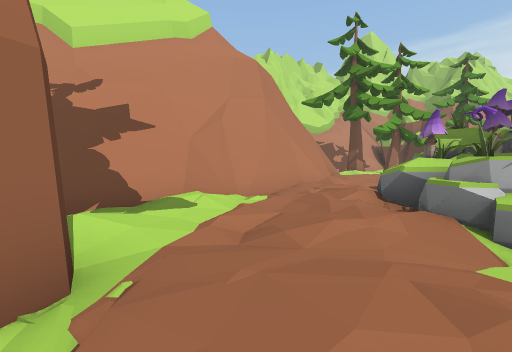
View 1 (above)

24 first-person views from a walk through a Unity game level. The camera is 1.4 m above the floor, tilts 4° down and sees 90° across. The floor is counted in squares, 2 m on a side. Each view is taken from the middle of a square. On the plan, view 1 faces up. The plan holds only what a view shows up to about 9 squares ahead; the rest is blank. The place goes on beyond the plan.

View 2
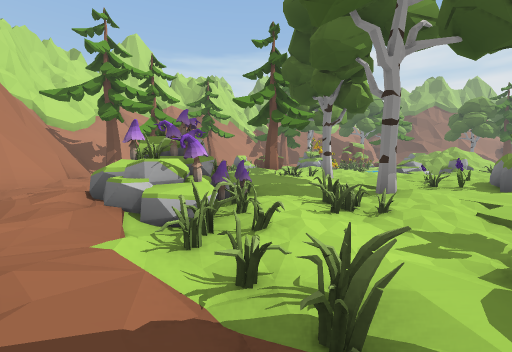

View 3
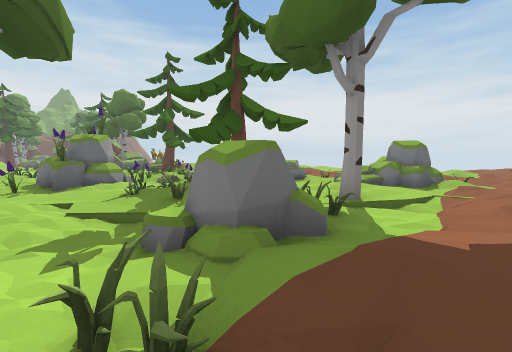

View 4
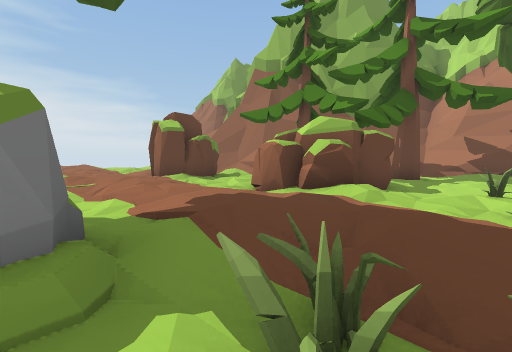

View 5
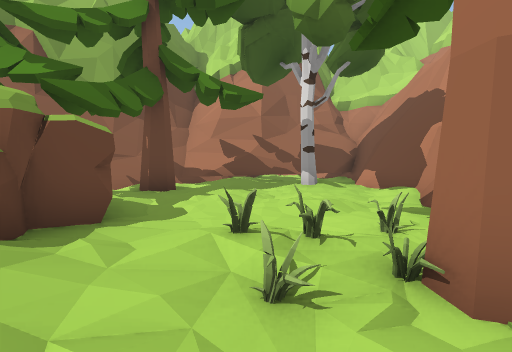

View 6
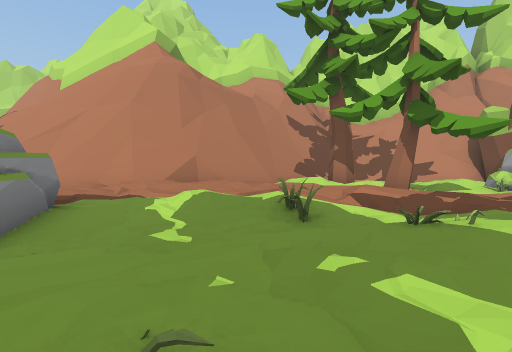

View 7
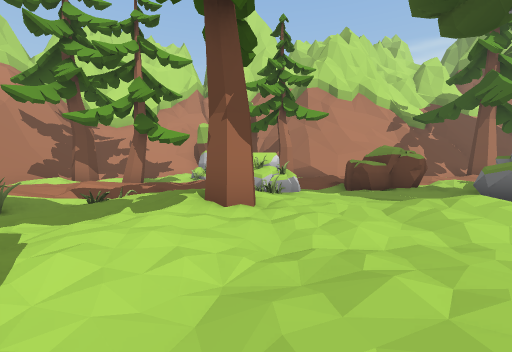

View 8
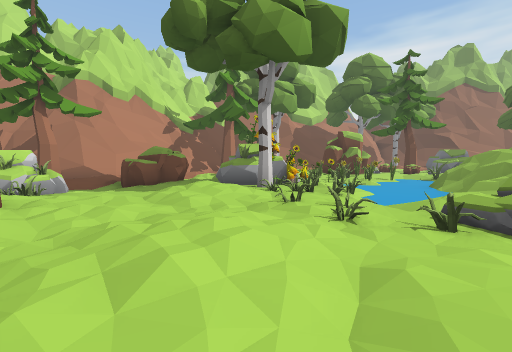

View 9
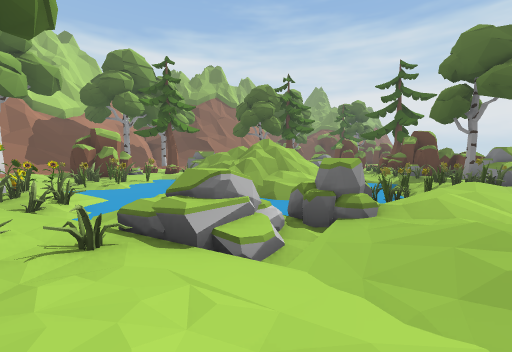

View 10
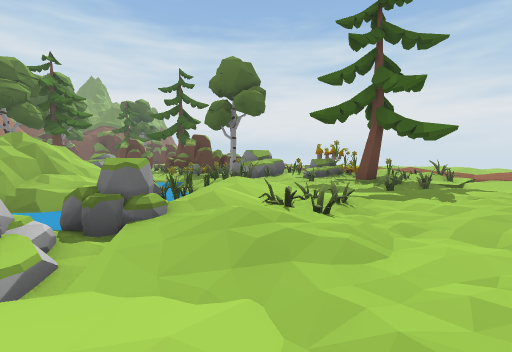

View 11
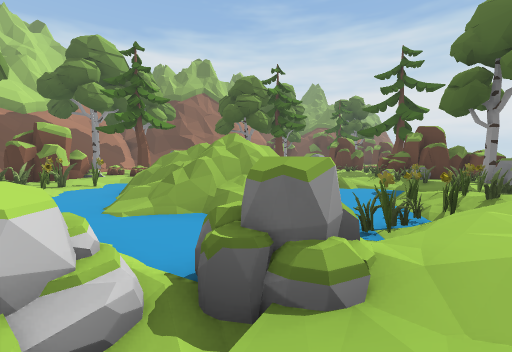

View 12
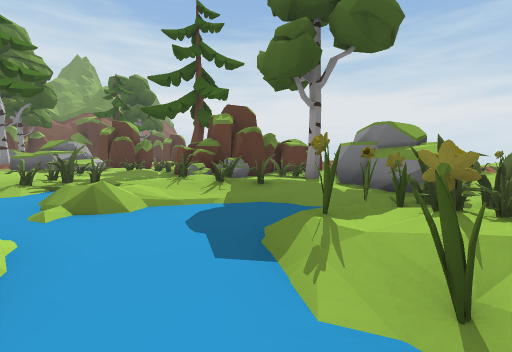

View 13
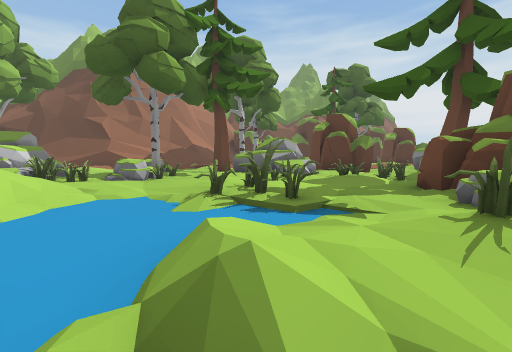

View 14
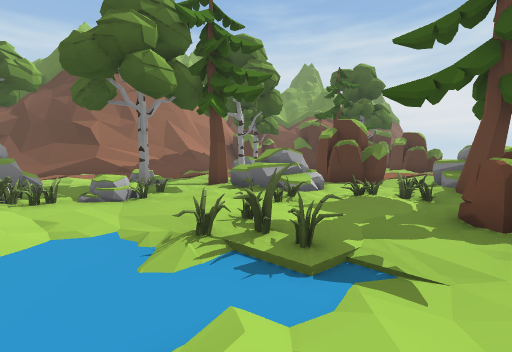

View 15
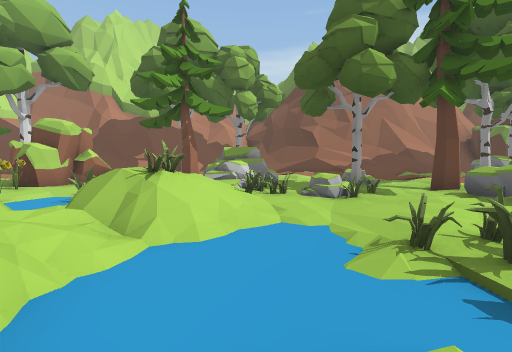

View 16
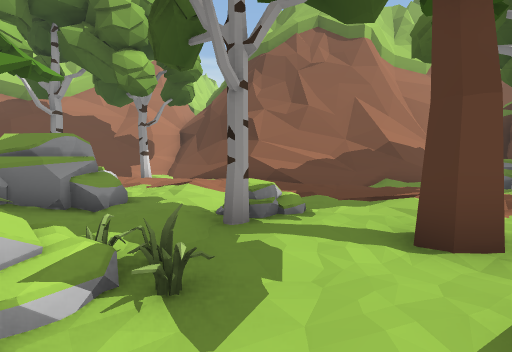

View 17
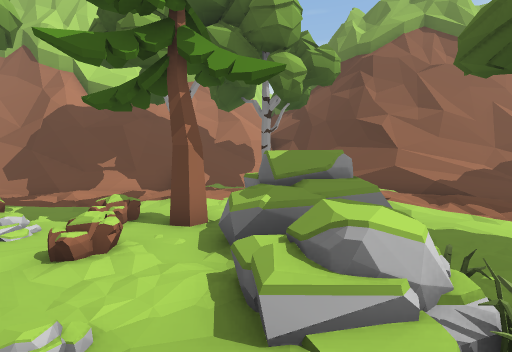

View 18
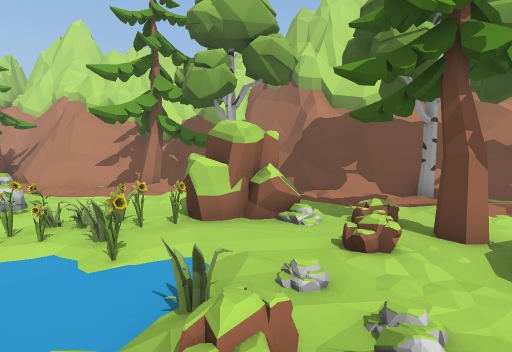

View 19
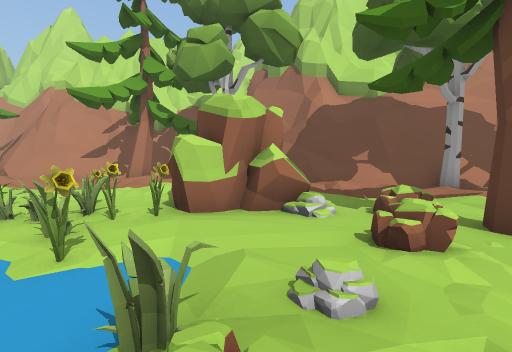

View 20
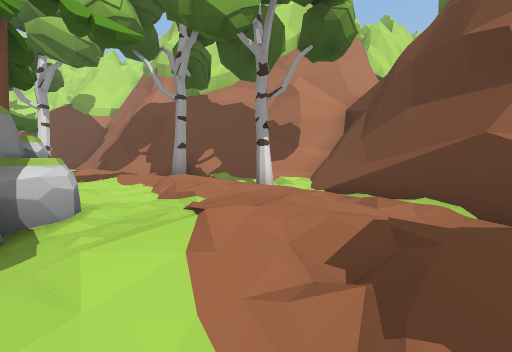

View 21
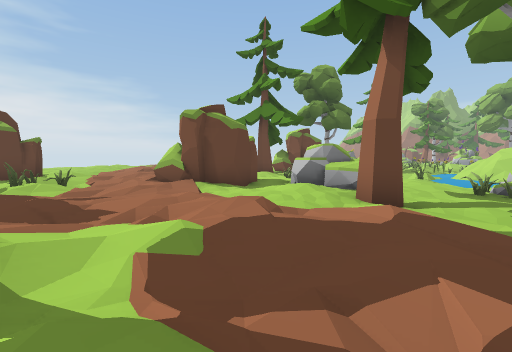

View 22
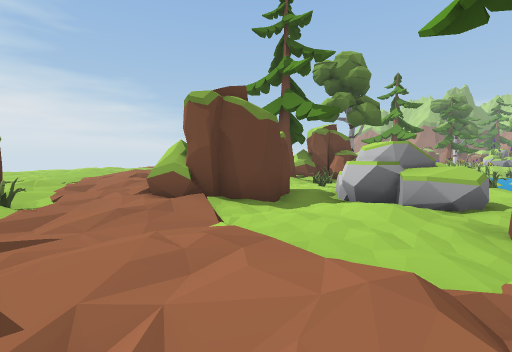

View 23
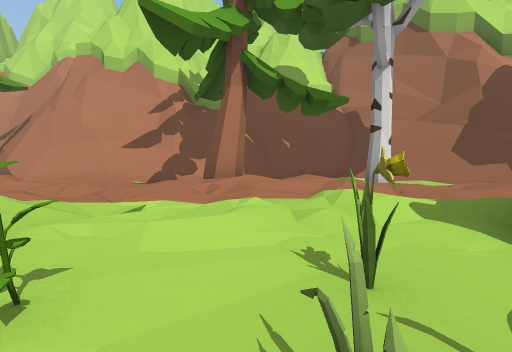

View 24
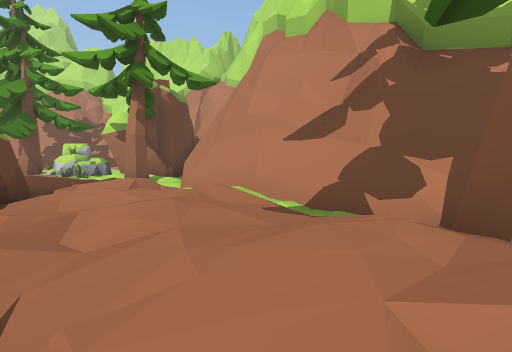

### Floor plan
Key: @ floor where view 1 was taken; # wall or solid block; x gap in a wall; . main floor; : floor 0.25 m higher than the main floor; - floor 0.25 m lower than the main floor; + floor 0.5 m higher than the main floor; _ floor 0.5 m lower than the main floor; * floor 2.25 m higher than the main floor; % floor 2.5 m higher than the main floor; / step, stairs or slope; = window, fence, low wall or low ledge; ^ raised ledge; R rock; M mushroom; T tree; O other object.
Columns run from 9 left of view 1 to 37 right of it. Each row starts with its distance up from view 1.
 16                  /#   ########## /##^
 15                 -:-#/T-/=###=T-.-./#^
 14                 -.RR-  ./.:..T/..T-==^
 13             ##T-T//R./......./......=/^#
 12             #./   .  :/##..----..-.::/=#######
 11             #.. /...R-_##.:._--/./  //..T/####
 10            ##.../// RR--.RRR-----# --/.:..T-=^
  9            #:...-_. :..- RR ---#-##R---.//--=^
  8           ##.-..-.:+T:.  TOOO#--#---=T--/..-=#
  7          ##/--.--.::.::+....__#_#_--^T_-_-.-##
  6         ##...---...:...:.//-______----RRR-../#
  5        ##..:RRR/.:..::::.______=_#//.RRRR..:.#^
  4 ########:../MRO...T .:..// _///= _/ RR._--.:.==
  3 -//////..-.RRMO.... .::.RR/_/// =////R-----..-
  2 #-:.---T-..-M-.---.: ..RR/__=/% ////.-..TR_...-
  1 #-T-..---.:--.--T.=+ :../R__/#*x////--R----.:-.
  0 #.-----/-@:--_-...== ::+//__//= /____------:.-/
 -1 =.-.-_---./.-_///.RR ..:/+/___=/___/--...T..:.T
 -2 =/TT-#-...:.RR/:./RR +::.//##___//_---.RR:..:-.
 -3  =T-.###-/.-RR ::.#/ :.....#.#__--_---RRR..-...
 -4 ^##    #-..--.   =:/ ::.-...-___..---.--.-....:
 -5 ^#     /-.:-T.       ...-....#-.--R#----.##:.-.
 -6       -.-.:-.:.      ..:.-. -RR---R# -..-###./.
 -7       :--..../R.     -./T   .RR T###  T/-..:...
 -8        ##.:.RR/.     ../:   #   .##    RR:::.:.
 -9         #-./RR       .//    =    #     RR :./:.

Positions as (right, up) in squares from view 1, and headings:
1: (0, 0), facing up
2: (1, -1), facing up-right
3: (1, 0), facing down-right
4: (3, 0), facing down-left
5: (0, 0), facing left
6: (9, 5), facing up-left
7: (11, 4), facing up
8: (11, 3), facing up-right
9: (12, 2), facing right
10: (12, 2), facing down-right
11: (14, 1), facing right
12: (19, -1), facing down-right
13: (22, -2), facing right
14: (23, -2), facing right
15: (23, -2), facing up-right
16: (29, -1), facing up-right
17: (26, 3), facing up-right
18: (25, 3), facing up
19: (25, 4), facing up
20: (33, 3), facing up
21: (37, 1), facing down-left
22: (36, -1), facing down-left
23: (21, 8), facing up
24: (20, 12), facing up-left
